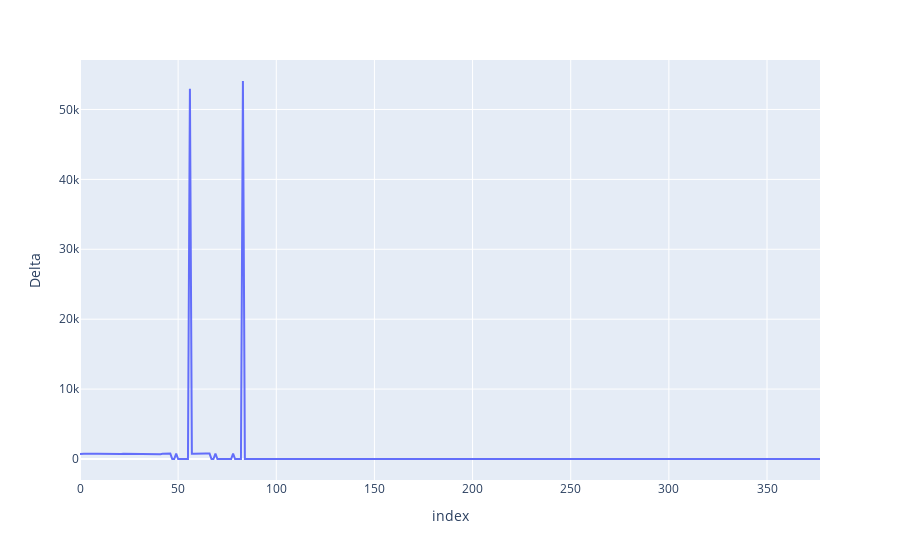

Notebook source saved alongside this figure:
### Markdown cell above
### Delta

### Code cell
px.line(greeks_df, y="Delta")

### Figure 1 — Plotly figure (JSON) as saved in the notebook; plotly's stock layout.template omitted (floating-point values rounded to 4 significant figures; data arrays with more than 128 entries replaced by an {"elided": "..."} marker saying what was removed)
{"data": [{"hovertemplate": "index=%{x}<br>Delta=%{y}<extra></extra>", "legendgroup": "", "line": {"color": "#636efa", "dash": "solid"}, "marker": {"symbol": "circle"}, "mode": "lines", "name": "", "orientation": "v", "showlegend": false, "type": "scatter", "x": {"elided": "378 int values"}, "xaxis": "x", "y": {"elided": "378 float values"}, "yaxis": "y"}], "layout": {"legend": {"tracegroupgap": 0}, "margin": {"t": 60}, "xaxis": {"anchor": "y", "domain": [0, 1], "title": {"text": "index"}}, "yaxis": {"anchor": "x", "domain": [0, 1], "title": {"text": "Delta"}}}}
